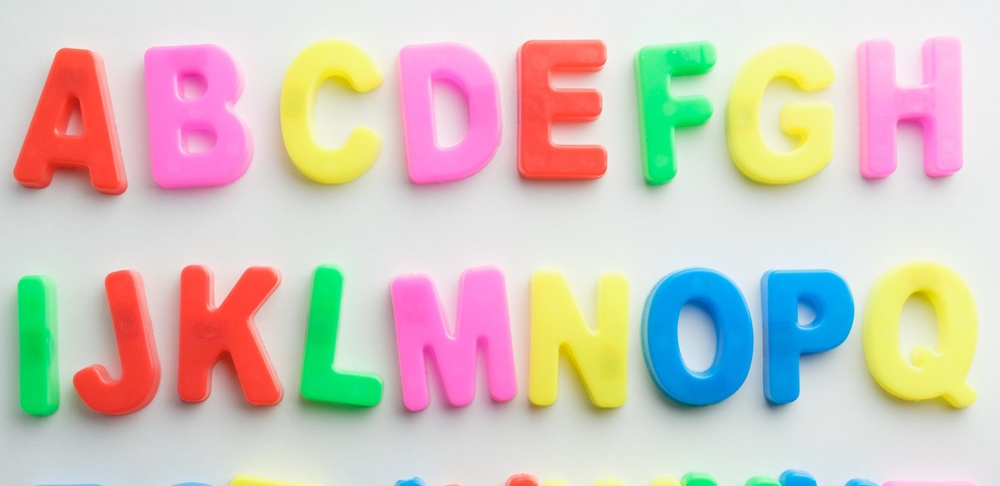
#> input picture alphabet1.jpeg, 1000 x 486 px, shrunk from 1496 x 727 before the run, given in place of the camera
$ python 'color detection.py'
#> lines starting #> are read from the running program, lines starting #| are printed output that depends on the picture; after the words box and inside, x2 and y2 are one past the last pixel; in counts of white or black regions, pixels touching at a corner belong together
import cv2
import numpy as np

cap = cv2.VideoCapture(0)

while True:
	ret, frame = cap.read()
#> frame is the input picture: shape (486, 1000, 3); mean B, G, R 189.8, 198.3, 209.7
	hsv = cv2.cvtColor(frame,cv2.COLOR_BGR2HSV)
#> hsv: shape (486, 1000, 3); mean H, S, V 69.6, 67, 229.2

	# [4 lines of commented-out code are left out]

	lower_blue = np.array([110,50,50])       # -----------BLUE
	upper_blue = np.array([130,255,255])      # ----------BLUE

	lower_green = np.array([70,50,50])       # ----------GREEN
	upper_green = np.array([130,255,255])     # ----------GREEN

	lower_pink = np.array([150,50,50])       # ----------PINK
	upper_pink = np.array([200,255,255])      # ----------PINK

   	# [15 lines of commented-out code are left out]
	mask_green = cv2.inRange(frame,lower_green,upper_green)
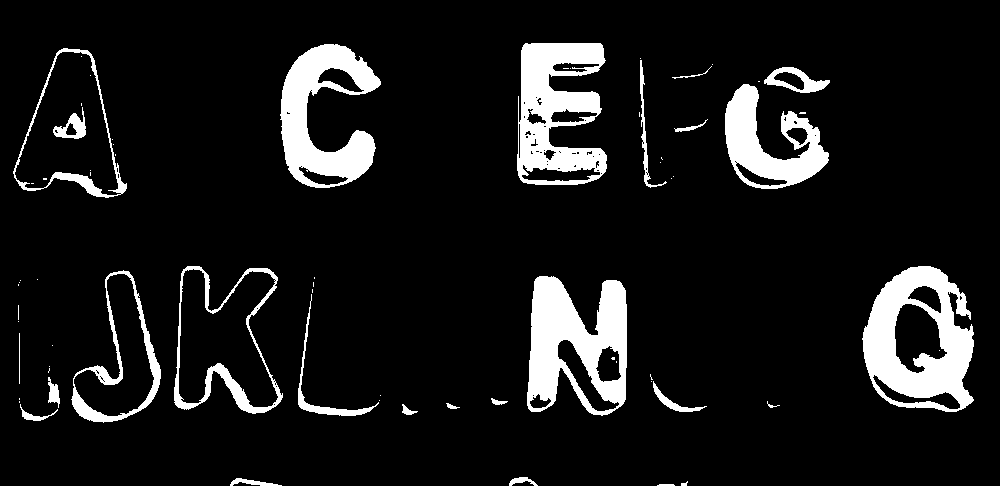
#> mask_green: shape (486, 1000); 9.9% white; 68 white regions (42 under 20 px), largest, box (x1, y1, x2, y2) and area: (862, 266, 974, 412) 9124, (527, 276, 627, 416) 8562, (517, 43, 607, 185) 7884
	mask_pink = cv2.inRange(frame,lower_pink,upper_pink)
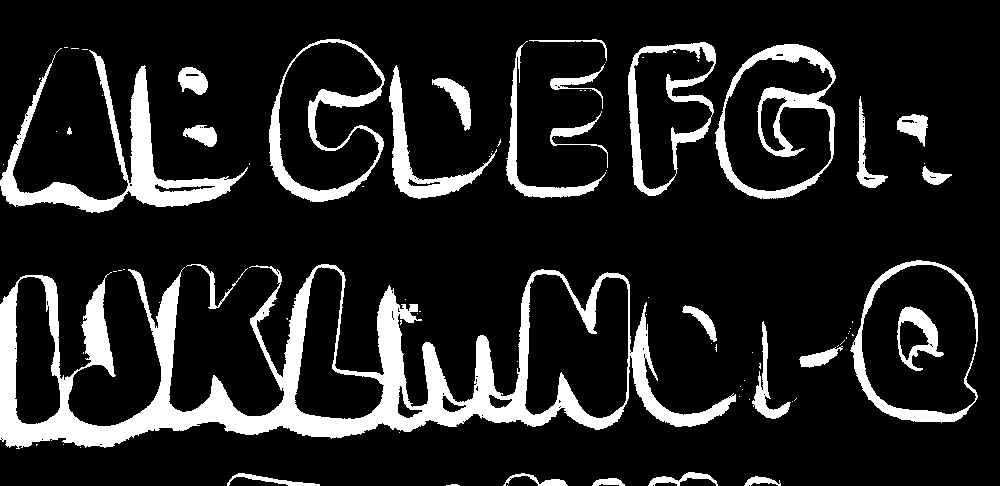
#> mask_pink: shape (486, 1000); 14.1% white; 90 white regions (61 under 20 px), largest, box (x1, y1, x2, y2) and area: (0, 264, 736, 449) 33091, (0, 50, 248, 213) 7743, (715, 44, 836, 199) 4502

	res_green = cv2.bitwise_and(frame,frame,mask = mask_green)
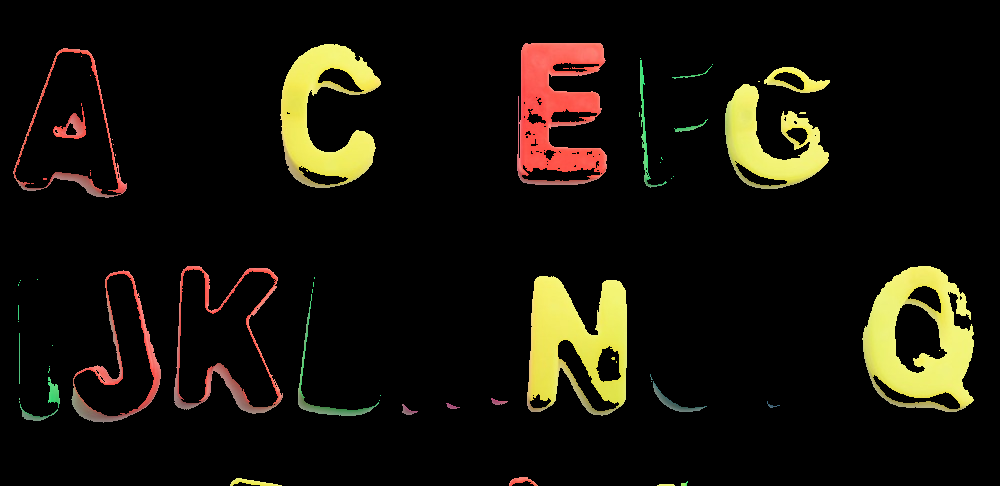
#> res_green: shape (486, 1000, 3); mean B, G, R 10, 18.7, 22.4
	res_pink = cv2.bitwise_and(frame,frame,mask = mask_pink)
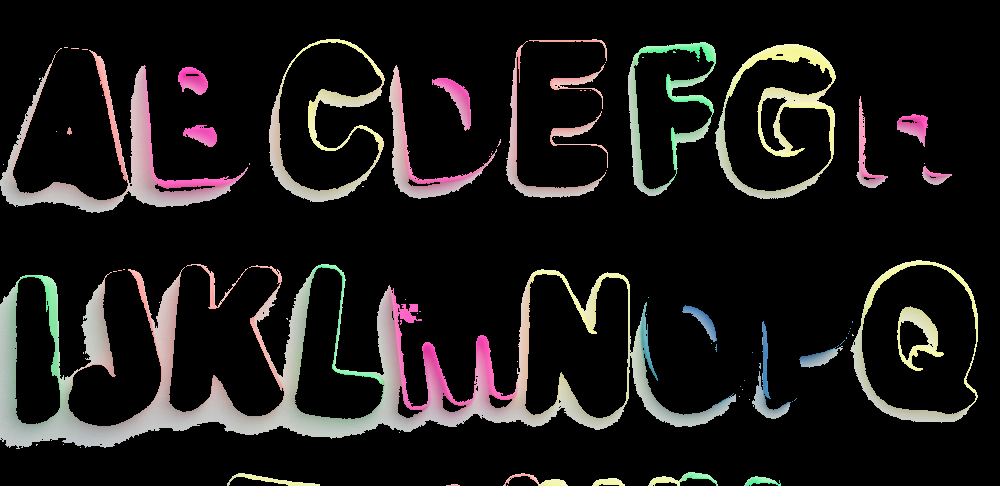
#> res_pink: shape (486, 1000, 3); mean B, G, R 25.5, 26.5, 28.5
	# [4 lines of commented-out code are left out]

	cv2.imshow("res_green",res_green)
	cv2.imshow("res_pink",res_pink)
	# [9 lines of commented-out code are left out]
	if cv2.waitKey(1) & 0xFF == ord('q'):
#> (key q is pressed here)
		break

cap.release()
cv2.destroyAllWindows()
